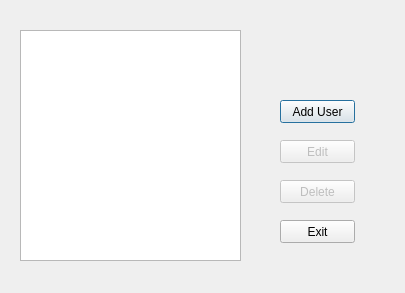
<?xml version="1.0" encoding="UTF-8"?>
<ui version="4.0">
 <class>ManageUser</class>
 <widget class="QDialog" name="ManageUser">
  <property name="geometry">
   <rect>
    <x>0</x>
    <y>0</y>
    <width>405</width>
    <height>293</height>
   </rect>
  </property>
  <property name="windowTitle">
   <string>Demented - Manage Users</string>
  </property>
  <widget class="QPushButton" name="pushButton_Add">
   <property name="geometry">
    <rect>
     <x>280</x>
     <y>100</y>
     <width>75</width>
     <height>23</height>
    </rect>
   </property>
   <property name="text">
    <string>Add User</string>
   </property>
  </widget>
  <widget class="QPushButton" name="pushButton_Exit">
   <property name="geometry">
    <rect>
     <x>280</x>
     <y>220</y>
     <width>75</width>
     <height>23</height>
    </rect>
   </property>
   <property name="text">
    <string>Exit</string>
   </property>
  </widget>
  <widget class="QPushButton" name="pushButton_Edit">
   <property name="enabled">
    <bool>false</bool>
   </property>
   <property name="geometry">
    <rect>
     <x>280</x>
     <y>140</y>
     <width>75</width>
     <height>23</height>
    </rect>
   </property>
   <property name="text">
    <string>Edit</string>
   </property>
  </widget>
  <widget class="QPushButton" name="pushButton_Delete">
   <property name="enabled">
    <bool>false</bool>
   </property>
   <property name="geometry">
    <rect>
     <x>280</x>
     <y>180</y>
     <width>75</width>
     <height>23</height>
    </rect>
   </property>
   <property name="text">
    <string>Delete</string>
   </property>
  </widget>
  <widget class="QTableView" name="tableView_users">
   <property name="geometry">
    <rect>
     <x>20</x>
     <y>30</y>
     <width>221</width>
     <height>231</height>
    </rect>
   </property>
  </widget>
 </widget>
 <resources/>
 <connections/>
</ui>
